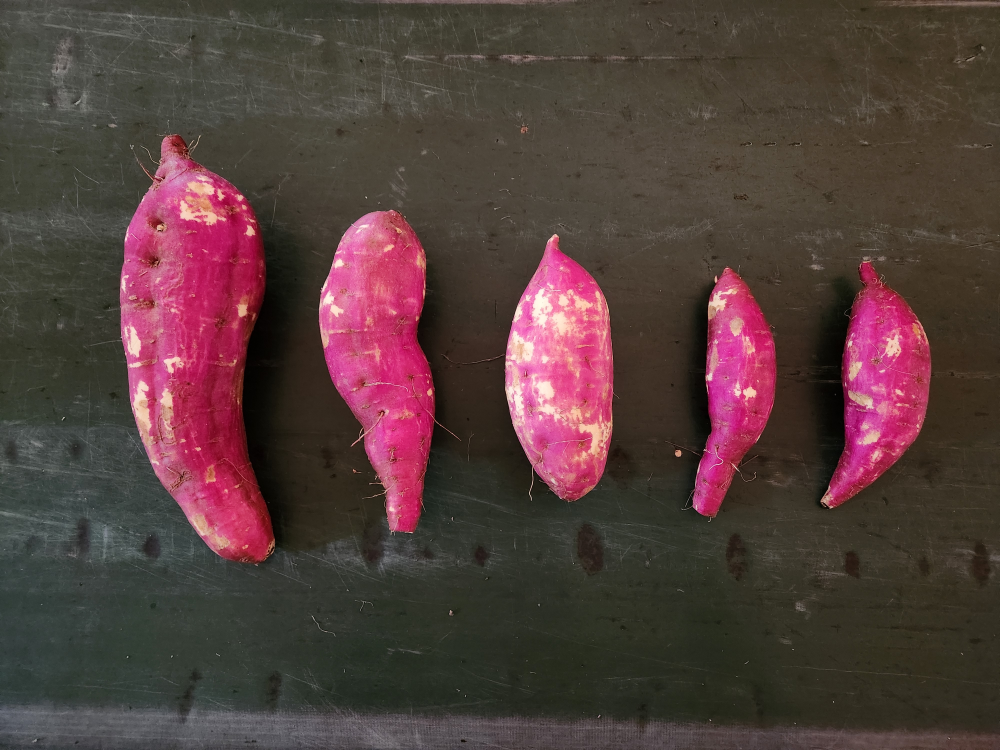
#> input picture imgs/1.jpg, 4000 x 3000 px, found by its file name (shown at 1/4 size)
$ python main.py
#> lines starting #> are read from the running program, lines starting #| are printed output that depends on the picture; after the words box and inside, x2 and y2 are one past the last pixel; in counts of white or black regions, pixels touching at a corner belong together
import numpy as np
import cv2
from skimage.filters.rank import median
from skimage.morphology import disk

# Path to the image
frame = cv2.imread('C:/Users/emman/OneDrive - Instituto Federal de Santa Catarina/IFSC/DSP II - Carlos Speranza/trabalho final/1.jpg')
#> frame is the input picture: shape (3000, 4000, 3); mean B, G, R 59.5, 61.3, 83.2

# Resize the image to HD resolution (1440x1080)
frame = cv2.resize(frame, (1440, 1080))
#> frame: shape (1080, 1440, 3)

# Convert BGR to HSV
hsv = cv2.cvtColor(frame, cv2.COLOR_BGR2HSV)
#> hsv: shape (1080, 1440, 3); mean H, S, V 53, 81.3, 84.5

# Define the color range for the mask
lower = np.array([0, 20, 120])
upper = np.array([180, 230, 255])

# Create the mask and reduce noise using a median filter with a radius of 20
mask = cv2.inRange(hsv, lower, upper)
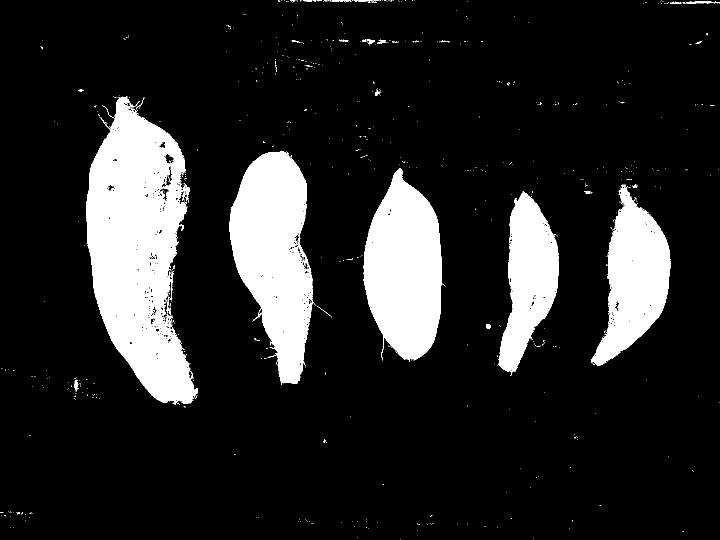
#> mask: shape (1080, 1440) (shown at 1/2 size); 14.9% white; 728 white regions (696 under 20 px), largest, box (x1, y1, x2, y2) and area: (172, 193, 396, 810) 82135, (459, 302, 632, 770) 49360, (726, 337, 891, 723) 43489
mask = median(mask, disk(20))
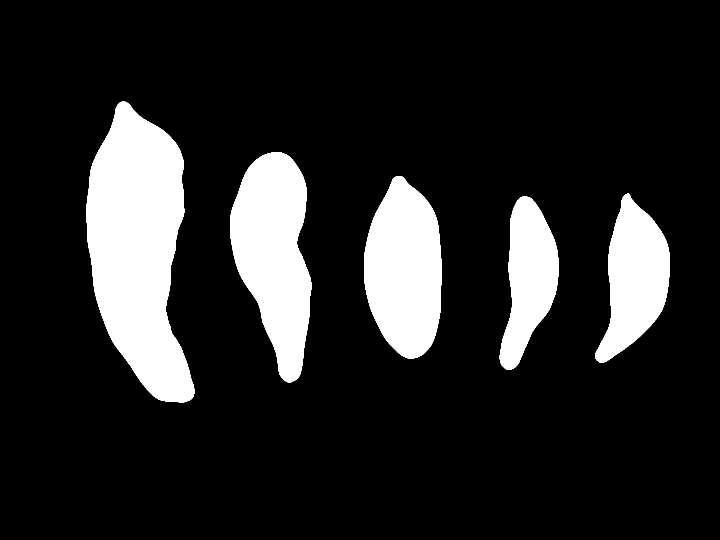
#> mask: shape (1080, 1440) (shown at 1/2 size); 14.9% white; 5 white regions

# Bitwise-AND between the mask and the original image
res = cv2.bitwise_and(frame, frame, mask=mask)
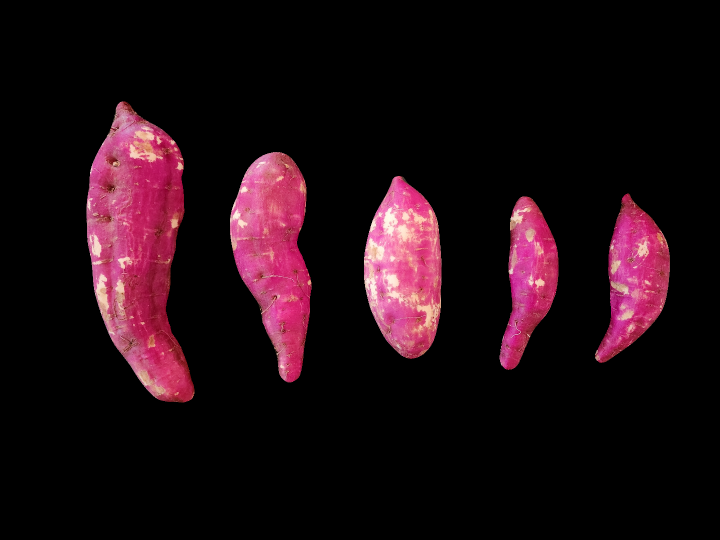
#> res: shape (1080, 1440, 3) (shown at 1/2 size); mean B, G, R 17.9, 11.7, 29.9
cv2.imshow('Separated Potatoes', res)

# Set area thresholds for classification
small_threshold = 30000
medium_threshold = 60000

# Find contours in the mask
contours, _ = cv2.findContours(mask, cv2.RETR_EXTERNAL, cv2.CHAIN_APPROX_SIMPLE)
#> contours = 5 contours; box (x1, y1, x2, y2) and area: (173, 203, 389, 805) 84497, (460, 304, 623, 765) 48655, (728, 352, 883, 718) 42648, (1190, 387, 1340, 726) 28974, (999, 393, 1117, 740) 24271

# List to store information about each object
objects_info = []

# Iterate over the contours
for i, contour in enumerate(contours):
    # Calculate the contour area
    area = cv2.contourArea(contour)

    # Classify the contour based on its area
    if area < small_threshold:
        classification = 'Small'
    elif area < medium_threshold:
        classification = 'Medium'
    else:
        classification = 'Large'

    # Get the bounding rectangle coordinates
    x, y, w, h = cv2.boundingRect(contour)

    # Add information to the list
    objects_info.append({'Classification': classification, 'Area': area, 'Location': (x, y, w, h)})

    # Draw contour and label on the image
    cv2.drawContours(res, [contour], -1, (0, 255, 0), 2)  # Green contour
    cv2.putText(res, classification, (x, y - 10), cv2.FONT_HERSHEY_SIMPLEX, 1, (0, 255, 0), 2)
#> this loop made 5 passes
#> (area, classification, x, y, w, h) on passes 1 to 5: (24271, 'Small', 999, 393, 118, 347), (28974.5, 'Small', 1190, 387, 150, 339), (42648.5, 'Medium', 728, 352, 155, 366), (48655, 'Medium', 460, 304, 163, 461), (84497, 'Large', 173, 203, 216, 602)
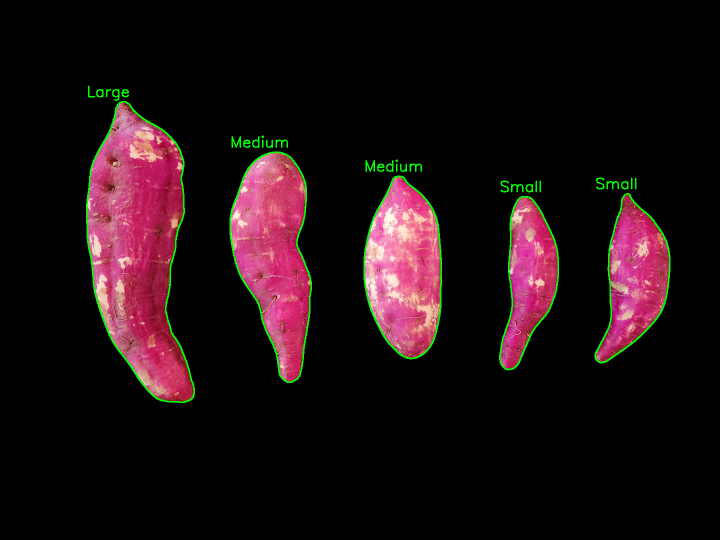
#> res: shape (1080, 1440, 3) (shown at 1/2 size); 1.3% of pixels changed, all inside (x1, y1, x2, y2) = (172, 171, 1341, 806)
#> after the loop, objects_info = 5 items

# Show the image with labels
cv2.imshow('Object Classification', res)
cv2.imshow('Mask', mask)
cv2.waitKey(0)
cv2.destroyAllWindows()

# Return object information
for i, obj_info in enumerate(objects_info):
    print(f"Object {i+1} - Classification: {obj_info['Classification']}, Area: {obj_info['Area']} square pixels, Location: {obj_info['Location']}")
#> this loop made 5 passes
#| Object 1 - Classification: Small, Area: 24271.0 square pixels, Location: (999, 393, 118, 347)
#| Object 2 - Classification: Small, Area: 28974.5 square pixels, Location: (1190, 387, 150, 339)
#| Object 3 - Classification: Medium, Area: 42648.5 square pixels, Location: (728, 352, 155, 366)
#| Object 4 - Classification: Medium, Area: 48655.0 square pixels, Location: (460, 304, 163, 461)
#| Object 5 - Classification: Large, Area: 84497.0 square pixels, Location: (173, 203, 216, 602)

$ run again, with imgs/2.jpg copied over imgs/1.jpg
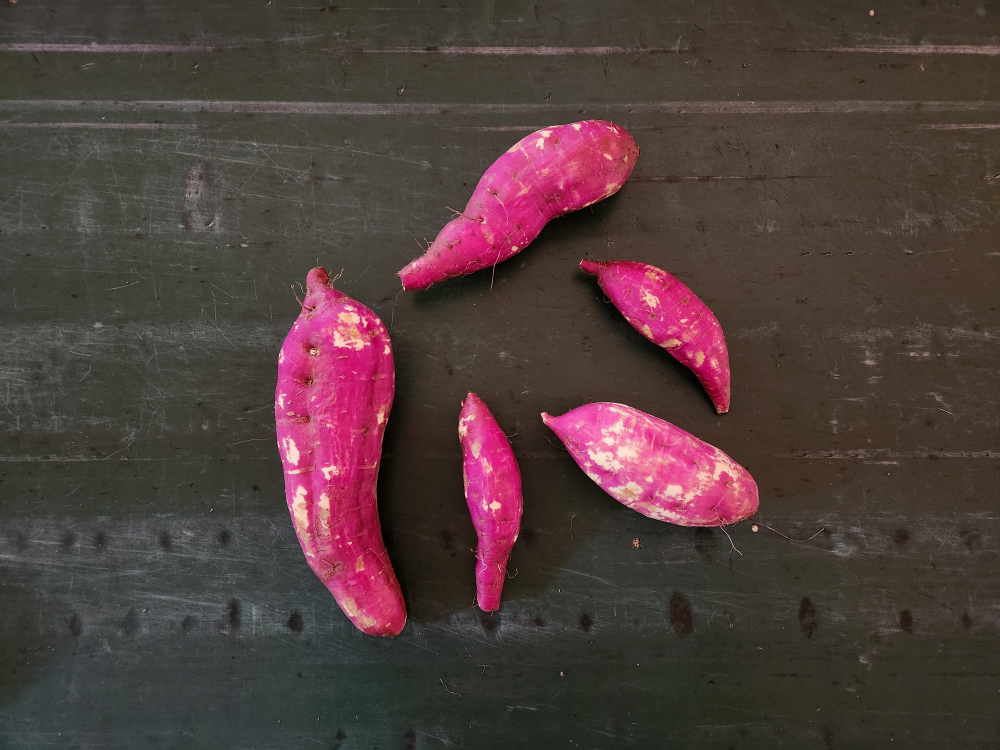
#> input picture imgs/2.jpg, 4000 x 3000 px, found by its file name (shown at 1/4 size)
#> frame is the input picture: shape (3000, 4000, 3); mean B, G, R 59.7, 60.9, 79.8
#> frame: shape (1080, 1440, 3)
#> hsv: shape (1080, 1440, 3); mean H, S, V 44.2, 70.2, 80.7
#> `mask = cv2.inRange(hsv, lower, upper)`:
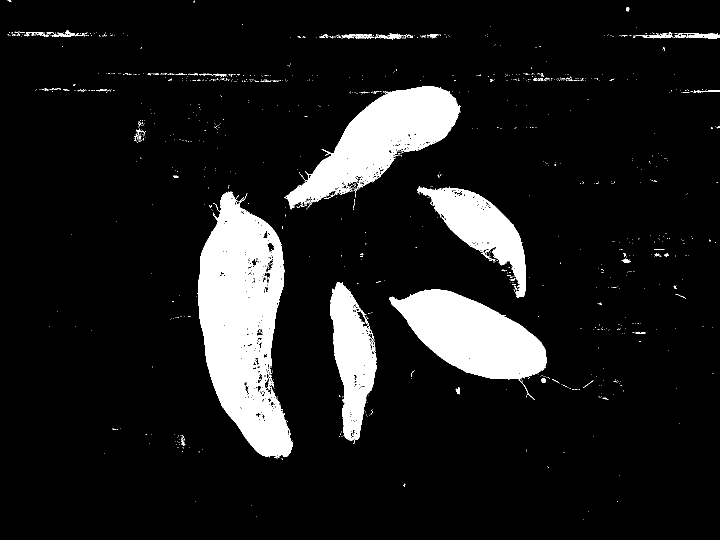
#> mask: shape (1080, 1440) (shown at 1/2 size); 10.8% white; 1175 white regions (1128 under 20 px), largest, box (x1, y1, x2, y2) and area: (395, 383, 586, 917) 60534, (569, 172, 921, 419) 34150, (779, 579, 1093, 800) 33377
#> contours = 5 contours; box (x1, y1, x2, y2) and area: (396, 392, 582, 913) 62422, (580, 173, 916, 408) 33746, (792, 580, 1092, 758) 32576, (661, 573, 751, 873) 16067, (859, 379, 1052, 574) 16019
#> the loop `for i, contour in enumerate(contours):` made 5 passes
#> (area, classification, x, y, w, h) on passes 1 to 5: (32575.5, 'Medium', 792, 580, 300, 178), (16067, 'Small', 661, 573, 90, 300), (62422.5, 'Large', 396, 392, 186, 521), (16019, 'Small', 859, 379, 193, 195), (33745.5, 'Medium', 580, 173, 336, 235)
#> after the loop `for i, contour in enumerate(contours):`:
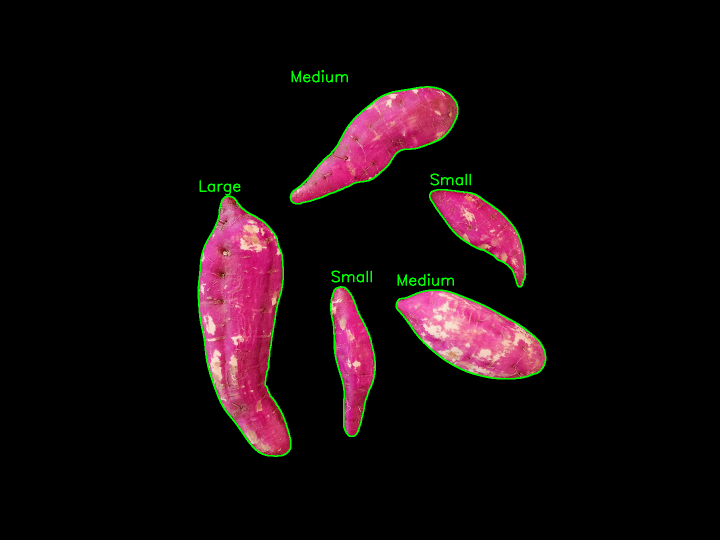
#> res: shape (1080, 1440, 3) (shown at 1/2 size); mean B, G, R 12.4, 10.3, 20.6
#> after the loop `for i, contour in enumerate(contours):`: objects_info = 5 items
#> the loop `for i, obj_info in enumerate(objects_info):` made 5 passes
#| Object 1 - Classification: Medium, Area: 32575.5 square pixels, Location: (792, 580, 300, 178)
#| Object 2 - Classification: Small, Area: 16067.0 square pixels, Location: (661, 573, 90, 300)
#| Object 3 - Classification: Large, Area: 62422.5 square pixels, Location: (396, 392, 186, 521)
#| Object 4 - Classification: Small, Area: 16019.0 square pixels, Location: (859, 379, 193, 195)
#| Object 5 - Classification: Medium, Area: 33745.5 square pixels, Location: (580, 173, 336, 235)

$ run again, with imgs/3.jpg copied over imgs/1.jpg
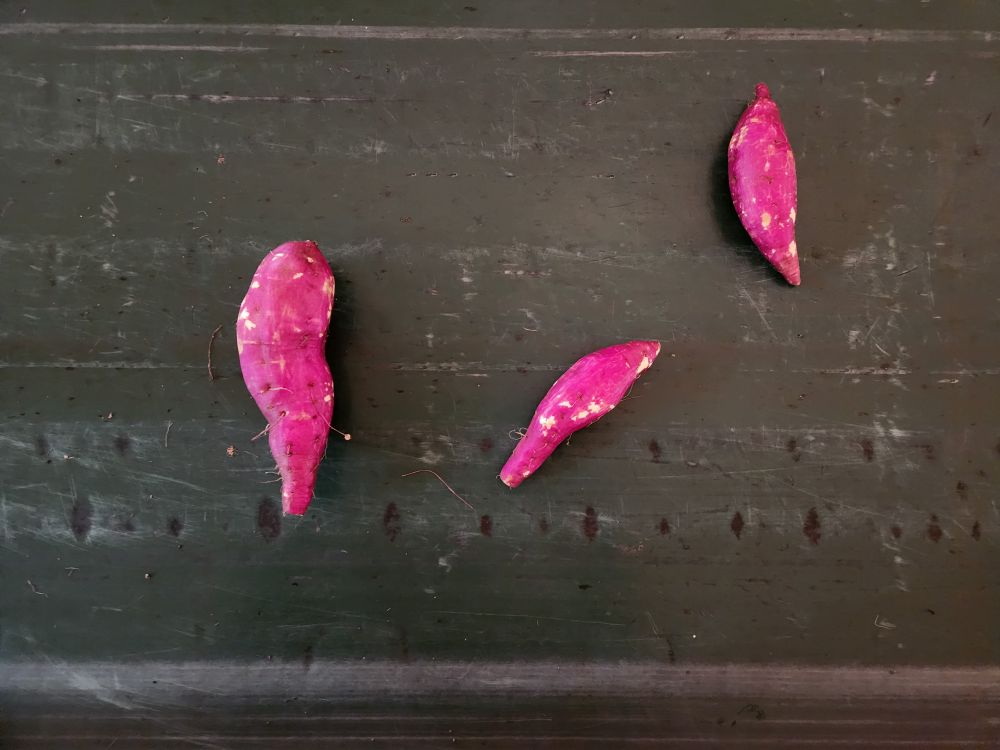
#> input picture imgs/3.jpg, 4000 x 3000 px, found by its file name (shown at 1/4 size)
#> frame is the input picture: shape (3000, 4000, 3); mean B, G, R 63.7, 67.6, 79.6
#> frame: shape (1080, 1440, 3)
#> hsv: shape (1080, 1440, 3); mean H, S, V 36.2, 55.4, 80.4
#> `mask = cv2.inRange(hsv, lower, upper)`:
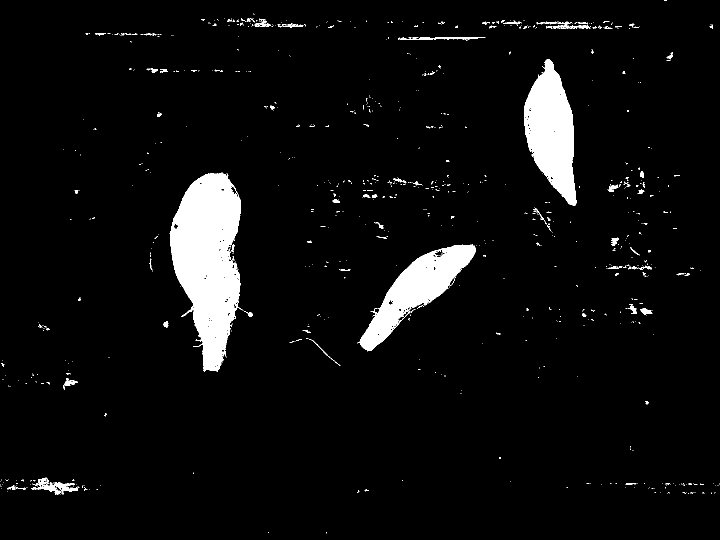
#> mask: shape (1080, 1440) (shown at 1/2 size); 5.2% white; 873 white regions (782 under 20 px), largest, box (x1, y1, x2, y2) and area: (339, 345, 486, 743) 36777, (1048, 118, 1153, 411) 18615, (715, 489, 952, 702) 16430
#> contours = 3 contours; box (x1, y1, x2, y2) and area: (341, 347, 481, 738) 36277, (1050, 133, 1152, 401) 17874, (724, 490, 946, 696) 15881
#> the loop `for i, contour in enumerate(contours):` made 3 passes
#> (area, classification, x, y, w, h) on passes 1 to 3: (15881, 'Small', 724, 490, 222, 206), (36277, 'Medium', 341, 347, 140, 391), (17874, 'Small', 1050, 133, 102, 268)
#> after the loop `for i, contour in enumerate(contours):`:
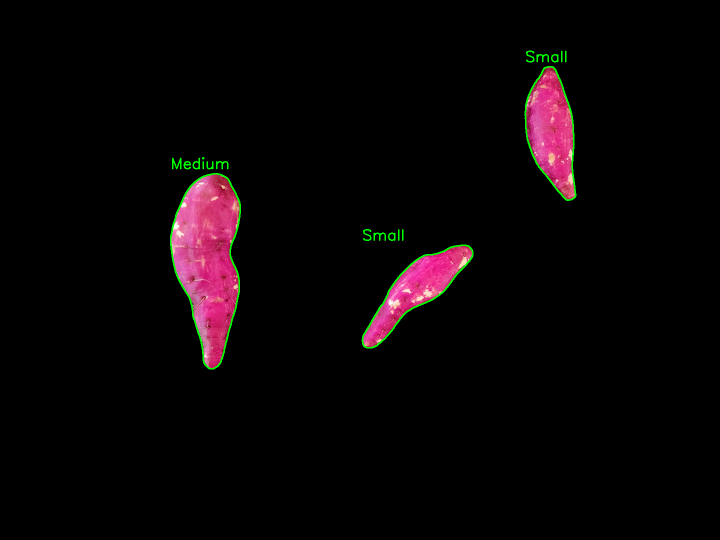
#> res: shape (1080, 1440, 3) (shown at 1/2 size); mean B, G, R 5.7, 4.6, 9.2
#> after the loop `for i, contour in enumerate(contours):`: objects_info = 3 items
#> the loop `for i, obj_info in enumerate(objects_info):` made 3 passes
#| Object 1 - Classification: Small, Area: 15881.0 square pixels, Location: (724, 490, 222, 206)
#| Object 2 - Classification: Medium, Area: 36277.0 square pixels, Location: (341, 347, 140, 391)
#| Object 3 - Classification: Small, Area: 17874.0 square pixels, Location: (1050, 133, 102, 268)
